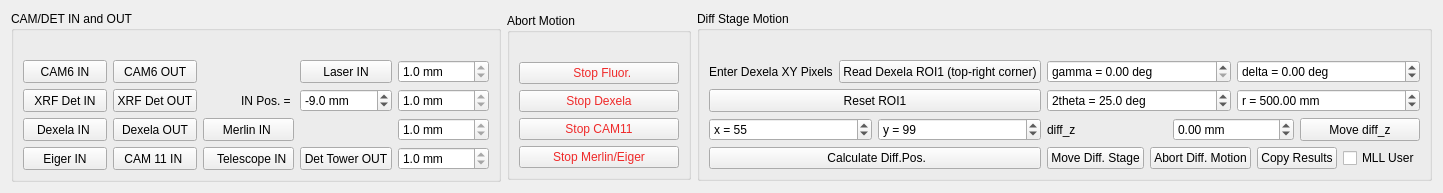
          <widget class="QWidget" name="tabWidget_18Page1">
           <attribute name="title">
            <string>Detector Motion</string>
           </attribute>
           <layout class="QHBoxLayout" name="horizontalLayout_31">
            <item>
             <widget class="QGroupBox" name="groupBox">
              <property name="sizePolicy">
               <sizepolicy hsizetype="Preferred" vsizetype="Fixed">
                <horstretch>0</horstretch>
                <verstretch>0</verstretch>
               </sizepolicy>
              </property>
              <property name="title">
               <string>CAM/DET IN and OUT</string>
              </property>
              <layout class="QGridLayout" name="gridLayout_7">
               <item row="3" column="2">
                <widget class="QPushButton" name="pb_dexela_OUT">
                 <property name="sizePolicy">
                  <sizepolicy hsizetype="Preferred" vsizetype="Preferred">
                   <horstretch>0</horstretch>
                   <verstretch>0</verstretch>
                  </sizepolicy>
                 </property>
                 <property name="text">
                  <string>Dexela OUT</string>
                 </property>
                </widget>
               </item>
               <item row="3" column="5">
                <widget class="QDoubleSpinBox" name="db_dexela">
                 <property name="sizePolicy">
                  <sizepolicy hsizetype="Preferred" vsizetype="Preferred">
                   <horstretch>0</horstretch>
                   <verstretch>0</verstretch>
                  </sizepolicy>
                 </property>
                 <property name="readOnly">
                  <bool>true</bool>
                 </property>
                 <property name="buttonSymbols">
                  <enum>QAbstractSpinBox::UpDownArrows</enum>
                 </property>
                 <property name="suffix">
                  <string> mm</string>
                 </property>
                 <property name="decimals">
                  <number>1</number>
                 </property>
                 <property name="minimum">
                  <double>-99.000000000000000</double>
                 </property>
                 <property name="maximum">
                  <double>500.000000000000000</double>
                 </property>
                 <property name="value">
                  <double>1.000000000000000</double>
                 </property>
                </widget>
               </item>
               <item row="4" column="5">
                <widget class="QDoubleSpinBox" name="db_diffx">
                 <property name="sizePolicy">
                  <sizepolicy hsizetype="Preferred" vsizetype="Preferred">
                   <horstretch>0</horstretch>
                   <verstretch>0</verstretch>
                  </sizepolicy>
                 </property>
                 <property name="readOnly">
                  <bool>true</bool>
                 </property>
                 <property name="buttonSymbols">
                  <enum>QAbstractSpinBox::UpDownArrows</enum>
                 </property>
                 <property name="suffix">
                  <string> mm</string>
                 </property>
                 <property name="decimals">
                  <number>1</number>
                 </property>
                 <property name="minimum">
                  <double>-1500.000000000000000</double>
                 </property>
                 <property name="maximum">
                  <double>1500.000000000000000</double>
                 </property>
                 <property name="value">
                  <double>1.000000000000000</double>
                 </property>
                </widget>
               </item>
               <item row="1" column="5">
                <widget class="QDoubleSpinBox" name="db_cam06x">
                 <property name="sizePolicy">
                  <sizepolicy hsizetype="Preferred" vsizetype="Preferred">
                   <horstretch>0</horstretch>
                   <verstretch>0</verstretch>
                  </sizepolicy>
                 </property>
                 <property name="readOnly">
                  <bool>true</bool>
                 </property>
                 <property name="buttonSymbols">
                  <enum>QAbstractSpinBox::UpDownArrows</enum>
                 </property>
                 <property name="suffix">
                  <string> mm</string>
                 </property>
                 <property name="decimals">
                  <number>1</number>
                 </property>
                 <property name="minimum">
                  <double>-99.000000000000000</double>
                 </property>
                 <property name="value">
                  <double>1.000000000000000</double>
                 </property>
                </widget>
               </item>
               <item row="0" column="0">
                <widget class="QLabel" name="label_68">
                 <property name="sizePolicy">
                  <sizepolicy hsizetype="Preferred" vsizetype="Fixed">
                   <horstretch>0</horstretch>
                   <verstretch>0</verstretch>
                  </sizepolicy>
                 </property>
                 <property name="text">
                  <string/>
                 </property>
                </widget>
               </item>
               <item row="2" column="4">
                <widget class="QDoubleSpinBox" name="dsb_flur_in_pos">
                 <property name="sizePolicy">
                  <sizepolicy hsizetype="Preferred" vsizetype="Preferred">
                   <horstretch>0</horstretch>
                   <verstretch>0</verstretch>
                  </sizepolicy>
                 </property>
                 <property name="suffix">
                  <string> mm</string>
                 </property>
                 <property name="decimals">
                  <number>1</number>
                 </property>
                 <property name="minimum">
                  <double>-100.000000000000000</double>
                 </property>
                 <property name="maximum">
                  <double>-7.000000000000000</double>
                 </property>
                 <property name="value">
                  <double>-9.000000000000000</double>
                 </property>
                </widget>
               </item>
               <item row="1" column="2">
                <widget class="QPushButton" name="pb_cam6OUT">
                 <property name="enabled">
                  <bool>true</bool>
                 </property>
                 <property name="sizePolicy">
                  <sizepolicy hsizetype="Preferred" vsizetype="Preferred">
                   <horstretch>0</horstretch>
                   <verstretch>0</verstretch>
                  </sizepolicy>
                 </property>
                 <property name="text">
                  <string>  CAM6 OUT  </string>
                 </property>
                </widget>
               </item>
               <item row="2" column="3">
                <widget class="QLabel" name="label_74">
                 <property name="sizePolicy">
                  <sizepolicy hsizetype="Preferred" vsizetype="Preferred">
                   <horstretch>0</horstretch>
                   <verstretch>0</verstretch>
                  </sizepolicy>
                 </property>
                 <property name="text">
                  <string>IN Pos. = </string>
                 </property>
                 <property name="alignment">
                  <set>Qt::AlignRight|Qt::AlignTrailing|Qt::AlignVCenter</set>
                 </property>
                </widget>
               </item>
               <item row="4" column="4">
                <widget class="QPushButton" name="pb_merlinOUT">
                 <property name="sizePolicy">
                  <sizepolicy hsizetype="Preferred" vsizetype="Preferred">
                   <horstretch>0</horstretch>
                   <verstretch>0</verstretch>
                  </sizepolicy>
                 </property>
                 <property name="text">
                  <string>Det Tower OUT</string>
                 </property>
                </widget>
               </item>
               <item row="4" column="2">
                <widget class="QPushButton" name="pb_cam11IN">
                 <property name="sizePolicy">
                  <sizepolicy hsizetype="Preferred" vsizetype="Preferred">
                   <horstretch>0</horstretch>
                   <verstretch>0</verstretch>
                  </sizepolicy>
                 </property>
                 <property name="text">
                  <string>  CAM 11 IN   </string>
                 </property>
                </widget>
               </item>
               <item row="4" column="3">
                <widget class="QPushButton" name="pb_telescope">
                 <property name="enabled">
                  <bool>true</bool>
                 </property>
                 <property name="sizePolicy">
                  <sizepolicy hsizetype="Preferred" vsizetype="Preferred">
                   <horstretch>0</horstretch>
                   <verstretch>0</verstretch>
                  </sizepolicy>
                 </property>
                 <property name="text">
                  <string>   Telescope IN </string>
                 </property>
                </widget>
               </item>
               <item row="2" column="5">
                <widget class="QDoubleSpinBox" name="db_fs_det">
                 <property name="sizePolicy">
                  <sizepolicy hsizetype="Preferred" vsizetype="Preferred">
                   <horstretch>0</horstretch>
                   <verstretch>0</verstretch>
                  </sizepolicy>
                 </property>
                 <property name="readOnly">
                  <bool>true</bool>
                 </property>
                 <property name="buttonSymbols">
                  <enum>QAbstractSpinBox::UpDownArrows</enum>
                 </property>
                 <property name="suffix">
                  <string> mm</string>
                 </property>
                 <property name="decimals">
                  <number>1</number>
                 </property>
                 <property name="minimum">
                  <double>-150.000000000000000</double>
                 </property>
                 <property name="value">
                  <double>1.000000000000000</double>
                 </property>
                </widget>
               </item>
               <item row="2" column="0">
                <widget class="QPushButton" name="pb_vortexIN">
                 <property name="sizePolicy">
                  <sizepolicy hsizetype="Preferred" vsizetype="Preferred">
                   <horstretch>0</horstretch>
                   <verstretch>0</verstretch>
                  </sizepolicy>
                 </property>
                 <property name="text">
                  <string>XRF Det IN</string>
                 </property>
                </widget>
               </item>
               <item row="1" column="0">
                <widget class="QPushButton" name="pb_cam6IN">
                 <property name="enabled">
                  <bool>true</bool>
                 </property>
                 <property name="sizePolicy">
                  <sizepolicy hsizetype="Preferred" vsizetype="Preferred">
                   <horstretch>0</horstretch>
                   <verstretch>0</verstretch>
                  </sizepolicy>
                 </property>
                 <property name="text">
                  <string>  CAM6 IN  </string>
                 </property>
                </widget>
               </item>
               <item row="1" column="4">
                <widget class="QPushButton" name="pb_laser_in">
                 <property name="sizePolicy">
                  <sizepolicy hsizetype="Preferred" vsizetype="Preferred">
                   <horstretch>0</horstretch>
                   <verstretch>0</verstretch>
                  </sizepolicy>
                 </property>
                 <property name="text">
                  <string>Laser IN</string>
                 </property>
                </widget>
               </item>
               <item row="2" column="2">
                <widget class="QPushButton" name="pb_vortexOUT">
                 <property name="sizePolicy">
                  <sizepolicy hsizetype="Preferred" vsizetype="Preferred">
                   <horstretch>0</horstretch>
                   <verstretch>0</verstretch>
                  </sizepolicy>
                 </property>
                 <property name="text">
                  <string>XRF Det OUT</string>
                 </property>
                </widget>
               </item>
               <item row="3" column="3">
                <widget class="QPushButton" name="pb_merlinIN">
                 <property name="sizePolicy">
                  <sizepolicy hsizetype="Preferred" vsizetype="Preferred">
                   <horstretch>0</horstretch>
                   <verstretch>0</verstretch>
                  </sizepolicy>
                 </property>
                 <property name="text">
                  <string> Merlin IN  </string>
                 </property>
                </widget>
               </item>
               <item row="3" column="0">
                <widget class="QPushButton" name="pb_dexela_IN">
                 <property name="sizePolicy">
                  <sizepolicy hsizetype="Preferred" vsizetype="Preferred">
                   <horstretch>0</horstretch>
                   <verstretch>0</verstretch>
                  </sizepolicy>
                 </property>
                 <property name="text">
                  <string>   Dexela IN    </string>
                 </property>
                </widget>
               </item>
               <item row="4" column="0">
                <widget class="QPushButton" name="pb_eiger_in">
                 <property name="sizePolicy">
                  <sizepolicy hsizetype="Preferred" vsizetype="Preferred">
                   <horstretch>0</horstretch>
                   <verstretch>0</verstretch>
                  </sizepolicy>
                 </property>
                 <property name="text">
                  <string>Eiger IN</string>
                 </property>
                </widget>
               </item>
              </layout>
             </widget>
            </item>
            <item>
             <widget class="QGroupBox" name="groupBox">
              <property name="sizePolicy">
               <sizepolicy hsizetype="Fixed" vsizetype="Fixed">
                <horstretch>0</horstretch>
                <verstretch>0</verstretch>
               </sizepolicy>
              </property>
              <property name="title">
               <string>Abort Motion</string>
              </property>
              <layout class="QGridLayout" name="gridLayout_117">
               <item row="1" column="0">
                <widget class="QPushButton" name="pb_stop_fluor">
                 <property name="sizePolicy">
                  <sizepolicy hsizetype="Preferred" vsizetype="Preferred">
                   <horstretch>0</horstretch>
                   <verstretch>0</verstretch>
                  </sizepolicy>
                 </property>
                 <property name="styleSheet">
                  <string notr="true">color: rgb(239, 41, 41);</string>
                 </property>
                 <property name="text">
                  <string>               Stop Fluor.             </string>
                 </property>
                </widget>
               </item>
               <item row="0" column="0">
                <widget class="QLabel" name="label_55">
                 <property name="sizePolicy">
                  <sizepolicy hsizetype="Preferred" vsizetype="Fixed">
                   <horstretch>0</horstretch>
                   <verstretch>0</verstretch>
                  </sizepolicy>
                 </property>
                 <property name="text">
                  <string/>
                 </property>
                </widget>
               </item>
               <item row="2" column="0">
                <widget class="QPushButton" name="pb_stop_dexela">
                 <property name="sizePolicy">
                  <sizepolicy hsizetype="Preferred" vsizetype="Preferred">
                   <horstretch>0</horstretch>
                   <verstretch>0</verstretch>
                  </sizepolicy>
                 </property>
                 <property name="styleSheet">
                  <string notr="true">color: rgb(239, 41, 41);</string>
                 </property>
                 <property name="text">
                  <string>Stop Dexela</string>
                 </property>
                </widget>
               </item>
               <item row="3" column="0">
                <widget class="QPushButton" name="pb_stop_cam11">
                 <property name="sizePolicy">
                  <sizepolicy hsizetype="Preferred" vsizetype="Preferred">
                   <horstretch>0</horstretch>
                   <verstretch>0</verstretch>
                  </sizepolicy>
                 </property>
                 <property name="styleSheet">
                  <string notr="true">color: rgb(239, 41, 41);</string>
                 </property>
                 <property name="text">
                  <string>Stop CAM11</string>
                 </property>
                </widget>
               </item>
               <item row="4" column="0">
                <widget class="QPushButton" name="pb_stop_merlin">
                 <property name="sizePolicy">
                  <sizepolicy hsizetype="Preferred" vsizetype="Preferred">
                   <horstretch>0</horstretch>
                   <verstretch>0</verstretch>
                  </sizepolicy>
                 </property>
                 <property name="styleSheet">
                  <string notr="true">color: rgb(239, 41, 41);</string>
                 </property>
                 <property name="text">
                  <string>Stop Merlin/Eiger</string>
                 </property>
                </widget>
               </item>
              </layout>
             </widget>
            </item>
            <item>
             <widget class="QGroupBox" name="groupBox_11">
              <property name="sizePolicy">
               <sizepolicy hsizetype="Preferred" vsizetype="Fixed">
                <horstretch>0</horstretch>
                <verstretch>0</verstretch>
               </sizepolicy>
              </property>
              <property name="title">
               <string>Diff Stage Motion</string>
              </property>
              <layout class="QGridLayout" name="gridLayout_42">
               <item row="3" column="1">
                <layout class="QHBoxLayout" name="horizontalLayout_23">
                 <item>
                  <widget class="QLabel" name="label_73">
                   <property name="text">
                    <string>diff_z</string>
                   </property>
                  </widget>
                 </item>
                 <item>
                  <widget class="QDoubleSpinBox" name="dsb_move_diff_z_rel_value">
                   <property name="suffix">
                    <string> mm</string>
                   </property>
                   <property name="minimum">
                    <double>-50.000000000000000</double>
                   </property>
                   <property name="maximum">
                    <double>50.000000000000000</double>
                   </property>
                  </widget>
                 </item>
                 <item>
                  <widget class="QPushButton" name="pb_move_diff_z">
                   <property name="sizePolicy">
                    <sizepolicy hsizetype="Minimum" vsizetype="Preferred">
                     <horstretch>0</horstretch>
                     <verstretch>0</verstretch>
                    </sizepolicy>
                   </property>
                   <property name="text">
                    <string>Move diff_z</string>
                   </property>
                  </widget>
                 </item>
                </layout>
               </item>
               <item row="2" column="1">
                <layout class="QHBoxLayout" name="horizontalLayout_8">
                 <item>
                  <widget class="QDoubleSpinBox" name="sp_diff_det_calc_2theta">
                   <property name="sizePolicy">
                    <sizepolicy hsizetype="Preferred" vsizetype="Fixed">
                     <horstretch>0</horstretch>
                     <verstretch>0</verstretch>
                    </sizepolicy>
                   </property>
                   <property name="prefix">
                    <string>2theta = </string>
                   </property>
                   <property name="suffix">
                    <string> deg</string>
                   </property>
                   <property name="decimals">
                    <number>1</number>
                   </property>
                   <property name="value">
                    <double>25.000000000000000</double>
                   </property>
                  </widget>
                 </item>
                 <item>
                  <widget class="QDoubleSpinBox" name="sp_diff_det_r">
                   <property name="sizePolicy">
                    <sizepolicy hsizetype="Preferred" vsizetype="Fixed">
                     <horstretch>0</horstretch>
                     <verstretch>0</verstretch>
                    </sizepolicy>
                   </property>
                   <property name="prefix">
                    <string>r = </string>
                   </property>
                   <property name="suffix">
                    <string> mm</string>
                   </property>
                   <property name="maximum">
                    <double>5000.000000000000000</double>
                   </property>
                   <property name="value">
                    <double>500.000000000000000</double>
                   </property>
                  </widget>
                 </item>
                </layout>
               </item>
               <item row="1" column="1">
                <layout class="QHBoxLayout" name="horizontalLayout_9">
                 <item>
                  <widget class="QDoubleSpinBox" name="sp_diff_det_calc_x">
                   <property name="sizePolicy">
                    <sizepolicy hsizetype="Preferred" vsizetype="Fixed">
                     <horstretch>0</horstretch>
                     <verstretch>0</verstretch>
                    </sizepolicy>
                   </property>
                   <property name="prefix">
                    <string>gamma = </string>
                   </property>
                   <property name="suffix">
                    <string> deg</string>
                   </property>
                   <property name="decimals">
                    <number>2</number>
                   </property>
                   <property name="value">
                    <double>0.000000000000000</double>
                   </property>
                  </widget>
                 </item>
                 <item>
                  <widget class="QDoubleSpinBox" name="sp_diff_det_calc_y">
                   <property name="sizePolicy">
                    <sizepolicy hsizetype="Preferred" vsizetype="Fixed">
                     <horstretch>0</horstretch>
                     <verstretch>0</verstretch>
                    </sizepolicy>
                   </property>
                   <property name="prefix">
                    <string>delta = </string>
                   </property>
                   <property name="suffix">
                    <string> deg</string>
                   </property>
                   <property name="minimum">
                    <double>-5.000000000000000</double>
                   </property>
                   <property name="maximum">
                    <double>25.000000000000000</double>
                   </property>
                   <property name="value">
                    <double>0.000000000000000</double>
                   </property>
                  </widget>
                 </item>
                </layout>
               </item>
               <item row="4" column="0">
                <widget class="QPushButton" name="pb_pos_to_angle">
                 <property name="sizePolicy">
                  <sizepolicy hsizetype="Preferred" vsizetype="Preferred">
                   <horstretch>0</horstretch>
                   <verstretch>0</verstretch>
                  </sizepolicy>
                 </property>
                 <property name="text">
                  <string> Calculate Diff.Pos.</string>
                 </property>
                </widget>
               </item>
               <item row="4" column="1">
                <layout class="QHBoxLayout" name="horizontalLayout_13">
                 <item>
                  <widget class="QPushButton" name="pb_move_diff">
                   <property name="sizePolicy">
                    <sizepolicy hsizetype="Preferred" vsizetype="Preferred">
                     <horstretch>0</horstretch>
                     <verstretch>0</verstretch>
                    </sizepolicy>
                   </property>
                   <property name="text">
                    <string>Move Diff. Stage</string>
                   </property>
                  </widget>
                 </item>
                 <item>
                  <widget class="QPushButton" name="pb_abort_diff">
                   <property name="sizePolicy">
                    <sizepolicy hsizetype="Preferred" vsizetype="Preferred">
                     <horstretch>0</horstretch>
                     <verstretch>0</verstretch>
                    </sizepolicy>
                   </property>
                   <property name="text">
                    <string>Abort Diff. Motion</string>
                   </property>
                  </widget>
                 </item>
                 <item>
                  <widget class="QPushButton" name="pb_copy_pos2angle">
                   <property name="sizePolicy">
                    <sizepolicy hsizetype="Preferred" vsizetype="Preferred">
                     <horstretch>0</horstretch>
                     <verstretch>0</verstretch>
                    </sizepolicy>
                   </property>
                   <property name="text">
                    <string>Copy Results</string>
                   </property>
                  </widget>
                 </item>
                 <item>
                  <widget class="QCheckBox" name="cb_mll_theta_for_diff">
                   <property name="text">
                    <string>MLL User</string>
                   </property>
                   <property name="checked">
                    <bool>false</bool>
                   </property>
                  </widget>
                 </item>
                </layout>
               </item>
               <item row="1" column="0" rowspan="3">
                <layout class="QGridLayout" name="gridLayout_137">
                 <item row="1" column="0">
                  <widget class="QPushButton" name="pb_reset_dexela_ROI1">
                   <property name="sizePolicy">
                    <sizepolicy hsizetype="Minimum" vsizetype="Preferred">
                     <horstretch>0</horstretch>
                     <verstretch>0</verstretch>
                    </sizepolicy>
                   </property>
                   <property name="text">
                    <string>Reset ROI1</string>
                   </property>
                  </widget>
                 </item>
                 <item row="2" column="0">
                  <layout class="QHBoxLayout" name="horizontalLayout_15">
                   <item>
                    <widget class="QSpinBox" name="sp_dexela_xpixel">
                     <property name="sizePolicy">
                      <sizepolicy hsizetype="Preferred" vsizetype="Fixed">
                       <horstretch>0</horstretch>
                       <verstretch>0</verstretch>
                      </sizepolicy>
                     </property>
                     <property name="prefix">
                      <string>x = </string>
                     </property>
                     <property name="maximum">
                      <number>9999</number>
                     </property>
                     <property name="singleStep">
                      <number>10</number>
                     </property>
                     <property name="value">
                      <number>55</number>
                     </property>
                    </widget>
                   </item>
                   <item>
                    <widget class="QSpinBox" name="sp_dexela_ypixel">
                     <property name="sizePolicy">
                      <sizepolicy hsizetype="Preferred" vsizetype="Fixed">
                       <horstretch>0</horstretch>
                       <verstretch>0</verstretch>
                      </sizepolicy>
                     </property>
                     <property name="prefix">
                      <string>y = </string>
                     </property>
                     <property name="maximum">
                      <number>9999</number>
                     </property>
                     <property name="singleStep">
                      <number>10</number>
                     </property>
                     <property name="value">
                      <number>99</number>
                     </property>
                    </widget>
                   </item>
                  </layout>
                 </item>
                 <item row="0" column="0">
                  <layout class="QHBoxLayout" name="horizontalLayout_21">
                   <item>
                    <widget class="QLabel" name="label_65">
                     <property name="lineWidth">
                      <number>0</number>
                     </property>
                     <property name="text">
                      <string>Enter Dexela XY Pixels</string>
                     </property>
                    </widget>
                   </item>
                   <item>
                    <widget class="QPushButton" name="pb_read_dexela_ROI1">
                     <property name="sizePolicy">
                      <sizepolicy hsizetype="Minimum" vsizetype="Preferred">
                       <horstretch>0</horstretch>
                       <verstretch>0</verstretch>
                      </sizepolicy>
                     </property>
                     <property name="text">
                      <string>Read Dexela ROI1 (top-right corner)</string>
                     </property>
                    </widget>
                   </item>
                  </layout>
                 </item>
                </layout>
               </item>
               <item row="0" column="0">
                <widget class="QLabel" name="label_45">
                 <property name="sizePolicy">
                  <sizepolicy hsizetype="Preferred" vsizetype="Fixed">
                   <horstretch>0</horstretch>
                   <verstretch>0</verstretch>
                  </sizepolicy>
                 </property>
                 <property name="text">
                  <string/>
                 </property>
                </widget>
               </item>
              </layout>
             </widget>
            </item>
           </layout>
          </widget>
